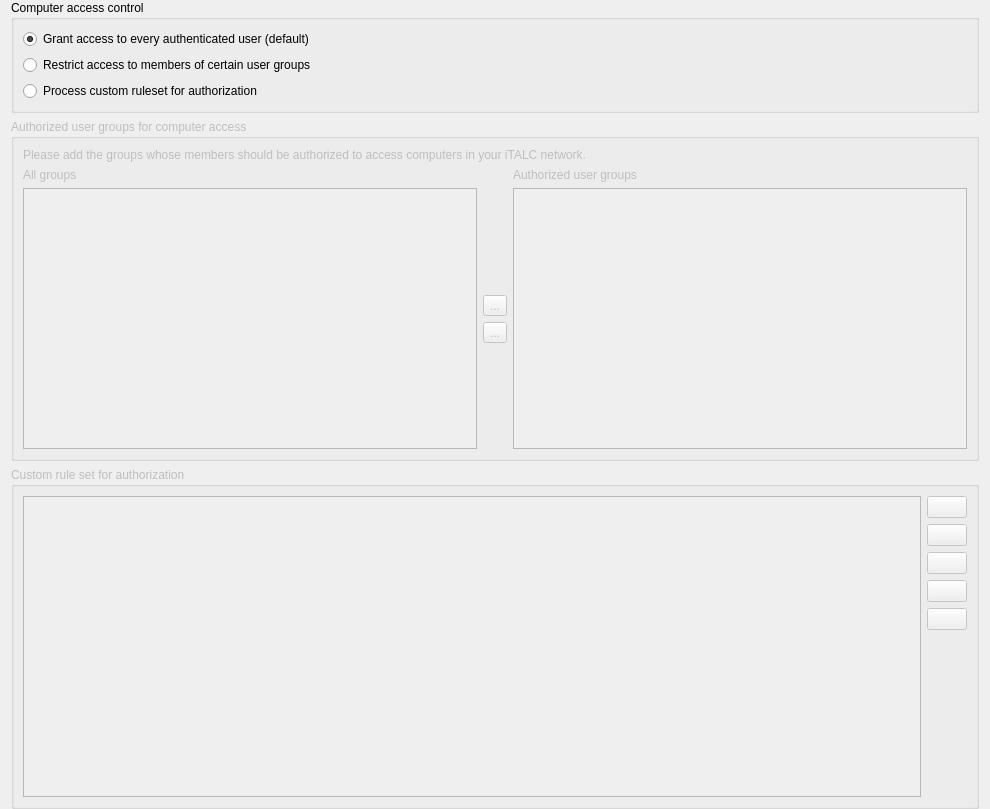
<?xml version="1.0" encoding="UTF-8"?>
<ui version="4.0">
 <class>AccessControlPage</class>
 <widget class="QWidget" name="AccessControlPage">
  <property name="geometry">
   <rect>
    <x>0</x>
    <y>0</y>
    <width>990</width>
    <height>809</height>
   </rect>
  </property>
  <property name="windowTitle">
   <string>Form</string>
  </property>
  <layout class="QVBoxLayout" name="verticalLayout">
   <property name="topMargin">
    <number>0</number>
   </property>
   <property name="bottomMargin">
    <number>0</number>
   </property>
   <item>
    <widget class="QGroupBox" name="groupBox_19">
     <property name="title">
      <string>Computer access control</string>
     </property>
     <layout class="QVBoxLayout" name="verticalLayout_16">
      <item>
       <widget class="QRadioButton" name="skipAccessControl">
        <property name="text">
         <string>Grant access to every authenticated user (default)</string>
        </property>
        <property name="checked">
         <bool>true</bool>
        </property>
        <attribute name="buttonGroup">
         <string notr="true">accessControlModeGroup</string>
        </attribute>
       </widget>
      </item>
      <item>
       <widget class="QRadioButton" name="isAccessRestrictedToUserGroups">
        <property name="text">
         <string>Restrict access to members of certain user groups</string>
        </property>
        <attribute name="buttonGroup">
         <string notr="true">accessControlModeGroup</string>
        </attribute>
       </widget>
      </item>
      <item>
       <widget class="QRadioButton" name="isAuthorizationRulesetProcessingEnabled">
        <property name="text">
         <string>Process custom ruleset for authorization</string>
        </property>
        <attribute name="buttonGroup">
         <string notr="true">accessControlModeGroup</string>
        </attribute>
       </widget>
      </item>
     </layout>
    </widget>
   </item>
   <item>
    <widget class="QGroupBox" name="authorizedGroupsComboBox">
     <property name="enabled">
      <bool>false</bool>
     </property>
     <property name="title">
      <string>Authorized user groups for computer access</string>
     </property>
     <layout class="QGridLayout" name="gridLayout_18">
      <item row="2" column="0">
       <widget class="QListWidget" name="allGroupsList">
        <property name="selectionMode">
         <enum>QAbstractItemView::MultiSelection</enum>
        </property>
        <property name="sortingEnabled">
         <bool>true</bool>
        </property>
       </widget>
      </item>
      <item row="0" column="0" colspan="3">
       <widget class="QLabel" name="label_40">
        <property name="text">
         <string>Please add the groups whose members should be authorized to access computers in your iTALC network.</string>
        </property>
        <property name="wordWrap">
         <bool>true</bool>
        </property>
       </widget>
      </item>
      <item row="1" column="2">
       <widget class="QLabel" name="label_41">
        <property name="text">
         <string>Authorized user groups</string>
        </property>
       </widget>
      </item>
      <item row="2" column="2">
       <widget class="QListWidget" name="accessGroupsList">
        <property name="selectionMode">
         <enum>QAbstractItemView::MultiSelection</enum>
        </property>
        <property name="sortingEnabled">
         <bool>true</bool>
        </property>
       </widget>
      </item>
      <item row="1" column="0">
       <widget class="QLabel" name="label_42">
        <property name="text">
         <string>All groups</string>
        </property>
       </widget>
      </item>
      <item row="2" column="1">
       <layout class="QVBoxLayout" name="verticalLayout_18">
        <item>
         <spacer name="verticalSpacer_15">
          <property name="orientation">
           <enum>Qt::Vertical</enum>
          </property>
          <property name="sizeHint" stdset="0">
           <size>
            <width>20</width>
            <height>40</height>
           </size>
          </property>
         </spacer>
        </item>
        <item>
         <widget class="QToolButton" name="addAccessGroupButton">
          <property name="text">
           <string>...</string>
          </property>
          <property name="icon">
           <iconset resource="../imc.qrc">
            <normaloff>:/Resources/go-next.png</normaloff>:/Resources/go-next.png</iconset>
          </property>
         </widget>
        </item>
        <item>
         <widget class="QToolButton" name="removeAccessGroupButton">
          <property name="text">
           <string>...</string>
          </property>
          <property name="icon">
           <iconset resource="../imc.qrc">
            <normaloff>:/Resources/go-previous.png</normaloff>:/Resources/go-previous.png</iconset>
          </property>
         </widget>
        </item>
        <item>
         <spacer name="verticalSpacer_16">
          <property name="orientation">
           <enum>Qt::Vertical</enum>
          </property>
          <property name="sizeHint" stdset="0">
           <size>
            <width>20</width>
            <height>40</height>
           </size>
          </property>
         </spacer>
        </item>
       </layout>
      </item>
     </layout>
    </widget>
   </item>
   <item>
    <widget class="QGroupBox" name="customAuthorizationRuleSetComboBox">
     <property name="enabled">
      <bool>false</bool>
     </property>
     <property name="title">
      <string>Custom rule set for authorization</string>
     </property>
     <layout class="QGridLayout" name="gridLayout_23">
      <item row="0" column="1">
       <widget class="QPushButton" name="addAuthorizationRuleButton">
        <property name="toolTip">
         <string>Add authorization rule</string>
        </property>
        <property name="text">
         <string/>
        </property>
        <property name="icon">
         <iconset resource="../imc.qrc">
          <normaloff>:/Resources/list-add.png</normaloff>:/Resources/list-add.png</iconset>
        </property>
       </widget>
      </item>
      <item row="1" column="1">
       <widget class="QPushButton" name="removeAuthorizationRule">
        <property name="toolTip">
         <string>Remove authorization rule</string>
        </property>
        <property name="text">
         <string/>
        </property>
        <property name="icon">
         <iconset resource="../imc.qrc">
          <normaloff>:/Resources/list-remove.png</normaloff>:/Resources/list-remove.png</iconset>
        </property>
       </widget>
      </item>
      <item row="4" column="1">
       <widget class="QPushButton" name="moveAuthorizationRuleDownButton">
        <property name="toolTip">
         <string>Move selected rule down</string>
        </property>
        <property name="text">
         <string/>
        </property>
        <property name="icon">
         <iconset resource="../imc.qrc">
          <normaloff>:/Resources/go-down.png</normaloff>:/Resources/go-down.png</iconset>
        </property>
       </widget>
      </item>
      <item row="0" column="0" rowspan="6">
       <widget class="QListView" name="authorizationRuleListView"/>
      </item>
      <item row="5" column="1">
       <spacer name="verticalSpacer_12">
        <property name="orientation">
         <enum>Qt::Vertical</enum>
        </property>
        <property name="sizeHint" stdset="0">
         <size>
          <width>20</width>
          <height>88</height>
         </size>
        </property>
       </spacer>
      </item>
      <item row="3" column="1">
       <widget class="QPushButton" name="moveAuthorizationRuleUpButton">
        <property name="toolTip">
         <string>Move selected rule up</string>
        </property>
        <property name="text">
         <string/>
        </property>
        <property name="icon">
         <iconset resource="../imc.qrc">
          <normaloff>:/Resources/go-up.png</normaloff>:/Resources/go-up.png</iconset>
        </property>
       </widget>
      </item>
      <item row="2" column="1">
       <widget class="QPushButton" name="editAuthorizationRuleButton">
        <property name="toolTip">
         <string>Edit selected rule</string>
        </property>
        <property name="text">
         <string/>
        </property>
        <property name="icon">
         <iconset resource="../imc.qrc">
          <normaloff>:/Resources/document-edit.png</normaloff>:/Resources/document-edit.png</iconset>
        </property>
       </widget>
      </item>
     </layout>
    </widget>
   </item>
  </layout>
 </widget>
 <tabstops>
  <tabstop>skipAccessControl</tabstop>
  <tabstop>isAccessRestrictedToUserGroups</tabstop>
  <tabstop>isAuthorizationRulesetProcessingEnabled</tabstop>
  <tabstop>allGroupsList</tabstop>
  <tabstop>addAccessGroupButton</tabstop>
  <tabstop>removeAccessGroupButton</tabstop>
  <tabstop>accessGroupsList</tabstop>
  <tabstop>authorizationRuleListView</tabstop>
  <tabstop>addAuthorizationRuleButton</tabstop>
  <tabstop>removeAuthorizationRule</tabstop>
  <tabstop>editAuthorizationRuleButton</tabstop>
  <tabstop>moveAuthorizationRuleUpButton</tabstop>
  <tabstop>moveAuthorizationRuleDownButton</tabstop>
 </tabstops>
 <resources>
  <include location="../imc.qrc"/>
 </resources>
 <connections>
  <connection>
   <sender>addAccessGroupButton</sender>
   <signal>clicked()</signal>
   <receiver>AccessControlPage</receiver>
   <slot>addAccessGroup()</slot>
   <hints>
    <hint type="sourcelabel">
     <x>494</x>
     <y>412</y>
    </hint>
    <hint type="destinationlabel">
     <x>494</x>
     <y>404</y>
    </hint>
   </hints>
  </connection>
  <connection>
   <sender>removeAccessGroupButton</sender>
   <signal>clicked()</signal>
   <receiver>AccessControlPage</receiver>
   <slot>removeAccessGroup()</slot>
   <hints>
    <hint type="sourcelabel">
     <x>494</x>
     <y>455</y>
    </hint>
    <hint type="destinationlabel">
     <x>494</x>
     <y>404</y>
    </hint>
   </hints>
  </connection>
  <connection>
   <sender>addAuthorizationRuleButton</sender>
   <signal>clicked()</signal>
   <receiver>AccessControlPage</receiver>
   <slot>addAuthorizationRule()</slot>
   <hints>
    <hint type="sourcelabel">
     <x>935</x>
     <y>580</y>
    </hint>
    <hint type="destinationlabel">
     <x>494</x>
     <y>404</y>
    </hint>
   </hints>
  </connection>
  <connection>
   <sender>removeAuthorizationRule</sender>
   <signal>clicked()</signal>
   <receiver>AccessControlPage</receiver>
   <slot>removeAuthorizationRule()</slot>
   <hints>
    <hint type="sourcelabel">
     <x>935</x>
     <y>622</y>
    </hint>
    <hint type="destinationlabel">
     <x>494</x>
     <y>404</y>
    </hint>
   </hints>
  </connection>
  <connection>
   <sender>editAuthorizationRuleButton</sender>
   <signal>clicked()</signal>
   <receiver>AccessControlPage</receiver>
   <slot>editAuthorizationRule()</slot>
   <hints>
    <hint type="sourcelabel">
     <x>935</x>
     <y>665</y>
    </hint>
    <hint type="destinationlabel">
     <x>494</x>
     <y>404</y>
    </hint>
   </hints>
  </connection>
  <connection>
   <sender>moveAuthorizationRuleDownButton</sender>
   <signal>clicked()</signal>
   <receiver>AccessControlPage</receiver>
   <slot>moveAuthorizationRuleDown()</slot>
   <hints>
    <hint type="sourcelabel">
     <x>935</x>
     <y>749</y>
    </hint>
    <hint type="destinationlabel">
     <x>494</x>
     <y>404</y>
    </hint>
   </hints>
  </connection>
  <connection>
   <sender>moveAuthorizationRuleUpButton</sender>
   <signal>clicked()</signal>
   <receiver>AccessControlPage</receiver>
   <slot>moveAuthorizationRuleUp()</slot>
   <hints>
    <hint type="sourcelabel">
     <x>935</x>
     <y>707</y>
    </hint>
    <hint type="destinationlabel">
     <x>494</x>
     <y>404</y>
    </hint>
   </hints>
  </connection>
  <connection>
   <sender>isAccessRestrictedToUserGroups</sender>
   <signal>toggled(bool)</signal>
   <receiver>authorizedGroupsComboBox</receiver>
   <slot>setEnabled(bool)</slot>
   <hints>
    <hint type="sourcelabel">
     <x>494</x>
     <y>114</y>
    </hint>
    <hint type="destinationlabel">
     <x>494</x>
     <y>354</y>
    </hint>
   </hints>
  </connection>
  <connection>
   <sender>isAuthorizationRulesetProcessingEnabled</sender>
   <signal>toggled(bool)</signal>
   <receiver>customAuthorizationRuleSetComboBox</receiver>
   <slot>setEnabled(bool)</slot>
   <hints>
    <hint type="sourcelabel">
     <x>494</x>
     <y>160</y>
    </hint>
    <hint type="destinationlabel">
     <x>494</x>
     <y>660</y>
    </hint>
   </hints>
  </connection>
 </connections>
 <slots>
  <slot>addAccessGroup()</slot>
  <slot>removeAccessGroup()</slot>
  <slot>addAuthorizationRule()</slot>
  <slot>removeAuthorizationRule()</slot>
  <slot>editAuthorizationRule()</slot>
  <slot>moveAuthorizationRuleUp()</slot>
  <slot>moveAuthorizationRuleDown()</slot>
 </slots>
 <buttongroups>
  <buttongroup name="accessControlModeGroup"/>
 </buttongroups>
</ui>
